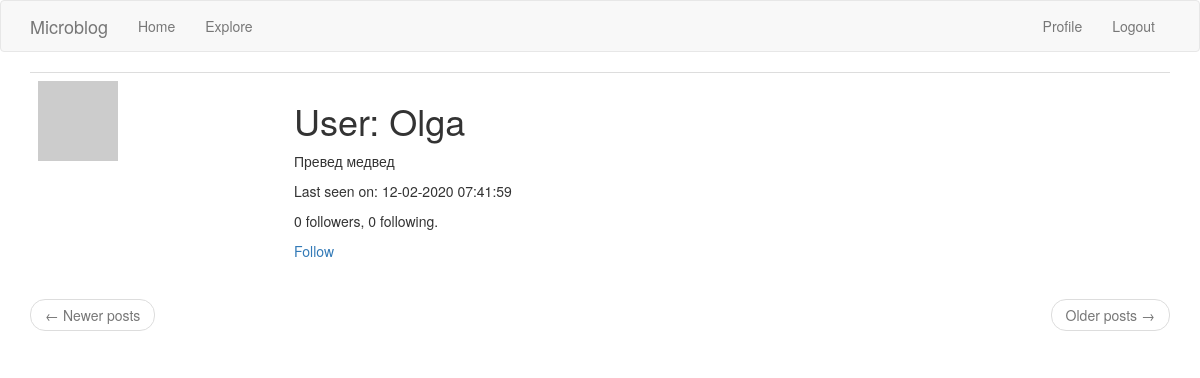
Before: /user/Olga (signed in) with the older database file.
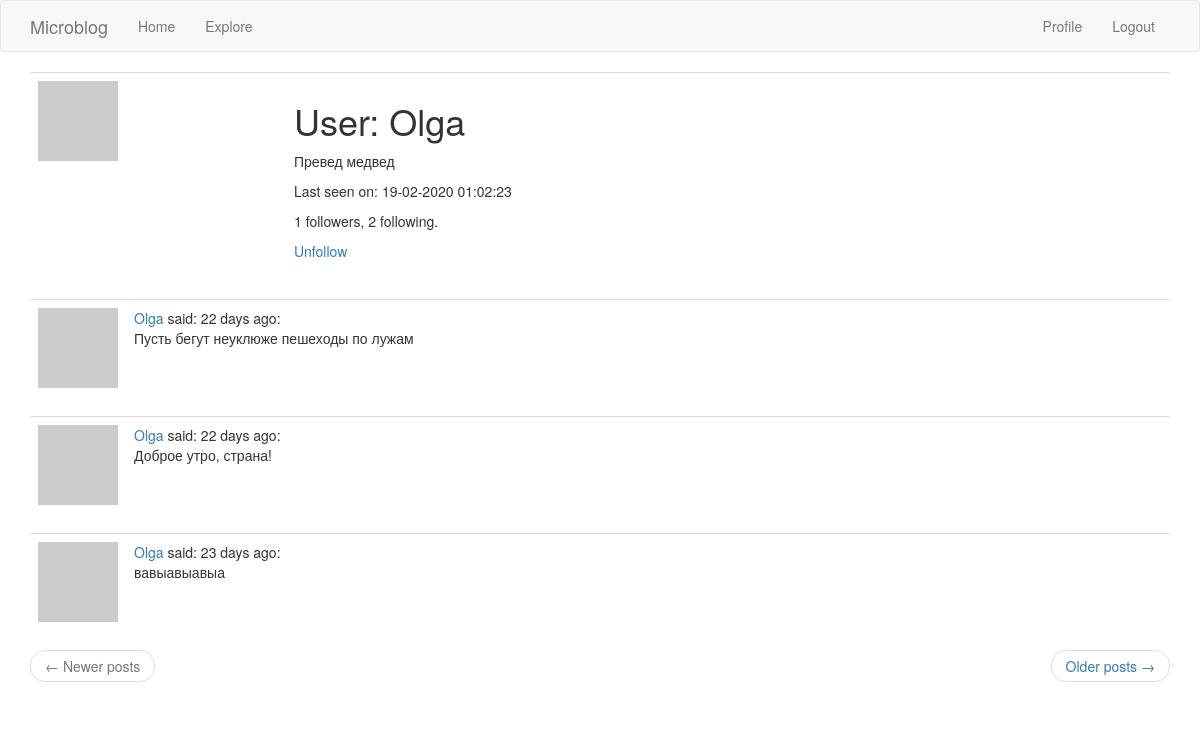
After: the same page with the newer database file.
### app/models.py (models this page shows, shortened)
class User(UserMixin, db.Model):
    __tablename__ = "user"
    id = db.Column(db.Integer, primary_key=True)
    username = db.Column(db.String(64), index=True, unique=True)
    email = db.Column(db.String(120), index=True, unique=True)
    password_hash = db.Column(db.String(128))
    about_me = db.Column(db.String(140))
    last_seen = db.Column(db.DateTime, default=datetime.utcnow)
    posts = db.relationship('Post', back_populates='author')
    followed = db.relationship(
        'User', secondary=followers,
        primaryjoin=(followers.c.follower_id == id),
        secondaryjoin=(followers.c.followed_id == id),
        backref=db.backref('followers', lazy='dynamic'),
        lazy='dynamic'
    )
    def avatar(self, size):
        email = "dotnetcoder@mail.ru"
        digest = md5(email.encode('utf-8')).hexdigest()
        url = f'https://www.gravatar.com/avatar/{digest}?d=identicon&s={size}'
        return url
    def is_following(self, user):
        return self.followed.filter(followers.c.followed_id == user.id).count() > 0

class Post(db.Model):
    __tablename__ = "post"
    id = db.Column(db.Integer, primary_key=True)
    body = db.Column(db.String(140))
    timestamp = db.Column(db.DateTime, index=True, default=datetime.utcnow)
    user_id = db.Column(db.Integer, db.ForeignKey('user.id'))
    author = db.relationship("User", back_populates='posts' )

### app/routes.py (the view)
@app.route('/user/<username>')
@login_required
def user(username):
    user = User.query.filter_by(username=username).first_or_404()
    page = request.args.get('page', 1, type=int)
    per_page = app.config['POSTS_PER_PAGE']
    query = Post.query.filter(Post.user_id == user.id).order_by(Post.timestamp.desc())
    page_posts: Pagination = query.paginate(page, per_page, error_out=False)
    posts = page_posts.items
    next_url = url_for('user', username=user.username, page=page_posts.next_num)\
        if page_posts.has_next else None
    prev_url = url_for('user', username=user.username, page=page_posts.prev_num)\
        if page_posts.has_prev else None
    app.logger.info(f'GET /user/{user.username}')
    return render_template('user.html', user=user, posts=posts, prev_url=prev_url, next_url=next_url)

### app/models.py (called while the page is built)
@login.user_loader
def load_user(id):
    return User.query.get(int(id))

### app/routes.py (called while the page is built)
@app.before_request
def before_request():
    if current_user.is_authenticated:
        current_user.last_seen = datetime.utcnow()
        db.session.commit()

### app/templates/user.html
{% extends "base.html" %}
{% block app_content %}
    <table class="table table-hover">
        <tr>
            <td width="256px"><img src="{{ user.avatar(256) }}"></td>
            <td>
                <h1>User: {{ user.username }}</h1>
                {% if user.about_me %}<p>{{ user.about_me }}</p>{% endif %}
                {% if user.last_seen %}
                <p>Last seen on: {{ moment(user.last_seen).format('DD-MM-YYYY hh:mm:ss') }}</p>
                {% endif %}
                <p>{{ user.followers.count() }} followers, {{ user.followed.count() }} following.</p>
                {% if user == current_user %}
                <p><a href="{{ url_for('edit_profile') }}">Edit your profile</a></p>
                {% elif not current_user.is_following(user) %}
                <p><a href="{{ url_for('follow', username=user.username) }}">Follow</a></p>
                {% else %}
                <p><a href="{{ url_for('unfollow', username=user.username) }}">Unfollow</a></p>
                {% endif %}
            </td>
        </tr>
    </table>
    {% for post in posts %}
        {% include '_post.html' %}
    {% endfor %}
    <nav aria-label="...">
        <ul class="pager">
            <li class="previous{% if not prev_url %} disabled{% endif %}">
                <a href="{{ prev_url or '#' }}">
                    <span aria-hidden="true">&larr;</span> Newer posts
                </a>
            </li>
            <li class="next{% if not next_url %} disabled{% endif %}">
                <a href="{{ next_url or '#' }}">
                    Older posts <span aria-hidden="true">&rarr;</span>
                </a>
            </li>
        </ul>
    </nav>
{% endblock %}

### app/templates/base.html (shortened to what this page needs)
{% extends 'bootstrap/base.html' %}
{% block navbar %}
    <nav class="navbar navbar-default">
        <div class="container">
            <div class="navbar-header">
                <a class="navbar-brand" href="{{ url_for('index') }}">Microblog</a>
            </div>
            <div class="collapse navbar-collapse" id="bs-example-navbar-collapse-1">
                <ul class="nav navbar-nav">
                    <li><a href="{{ url_for('index') }}">Home</a></li>
                    <li><a href="{{ url_for('explore') }}">Explore</a></li>
                </ul>
                <ul class="nav navbar-nav navbar-right">
                    {% if current_user.is_anonymous %}
                    <li><a href="{{ url_for('login') }}">Login</a></li>
                    {% else %}
                    <li><a href="{{ url_for('user', username=current_user.username) }}">Profile</a></li>
                    <li><a href="{{ url_for('logout') }}">Logout</a></li>
                    {% endif %}
                </ul>
            </div>
        </div>
    </nav>
{% endblock %}
{% block content %}
    <div class="container">
        {% block app_content %}{% endblock %}
    </div>
{% endblock %}

### app/templates/_post.html
<table class="table table-hover">
    <tr>
        <td width="70px">
            <a href="{{ url_for('user', username=post.author.username) }}">
                <img src="{{ post.author.avatar(70) }}" />
            </a>
        </td>
        <td>
            <a href="{{ url_for('user', username=post.author.username) }}">
                {{ post.author.username }}
            </a>
            said: {{ moment(post.timestamp).fromNow() }}:
            <br>
            {{ post.body }}
        </td>
    </tr>
</table>

Changed rows visible on the page:
changed User "Olga": last_seen "12-02-2020 07:41:59" → "19-02-2020 01:02:23"
added Post: author.username "Olga", timestamp "22 days ago", body "Пусть бегут неуклюже пешеходы по лужам"
added Post: author.username "Olga", timestamp "22 days ago", body "Доброе утро, страна!"
added Post: author.username "Olga", timestamp "23 days ago", body "вавыавыавыа"
Other visible differences:
{{ user.followers.count() }}: "0" → "1"
{{ user.followed.count() }}: "0" → "2"
text no longer shown: "Follow"
text now shown: "Unfollow"
